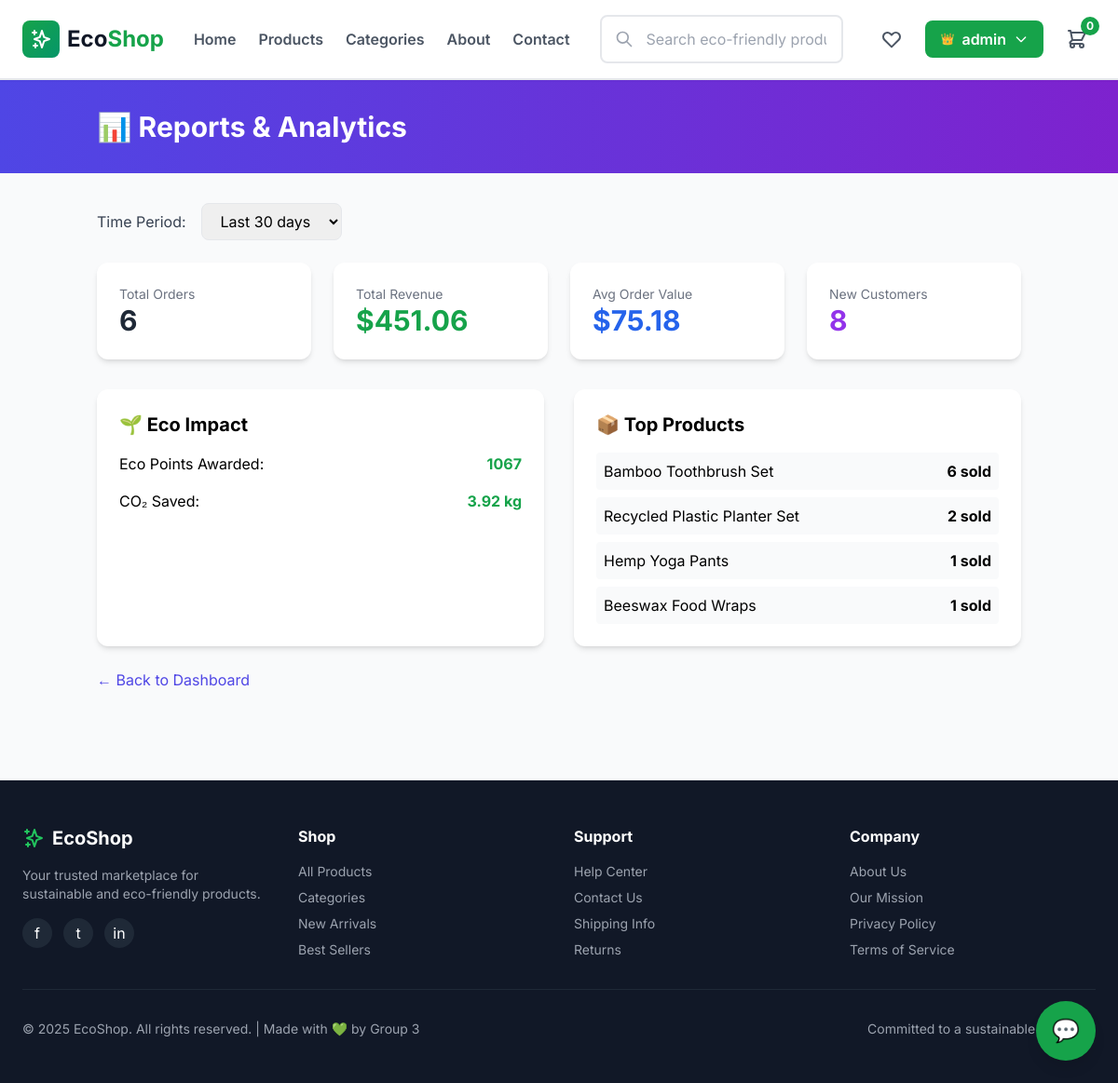
The app's page /accounts/management/reports/ (signed in) with its own data.
### accounts/models.py (models this page shows, shortened)
class User(AbstractUser):
    ROLE_ADMIN = 'admin'
    ROLE_SUPERVISOR = 'supervisor'
    ROLE_CUSTOMER = 'customer'
    ROLE_CHOICES = [
        (ROLE_ADMIN, 'Admin'),
        (ROLE_SUPERVISOR, 'Supervisor'),
        (ROLE_CUSTOMER, 'Customer'),
    ]
    role = models.CharField(
        max_length=20,
        choices=ROLE_CHOICES,
        default=ROLE_CUSTOMER,
        help_text='User role determines access permissions'
    )
    email = models.EmailField(unique=True)
    phone = models.CharField(max_length=15, blank=True, null=True)
    address = models.TextField(blank=True, null=True)
    city = models.CharField(max_length=100, blank=True, null=True)
    country = models.CharField(max_length=100, blank=True, null=True)
    postal_code = models.CharField(max_length=20, blank=True, null=True)
    eco_points = models.IntegerField(default=0)
    total_orders = models.IntegerField(default=0)
    co2_saved = models.DecimalField(max_digits=10, decimal_places=2, default=0.00)
    profile_picture = models.ImageField(upload_to='profile_pics/', blank=True, null=True)
    is_seller = models.BooleanField(default=False)
    created_at = models.DateTimeField(auto_now_add=True)
    updated_at = models.DateTimeField(auto_now=True)
    def is_admin(self):
        return self.role == self.ROLE_ADMIN
    def is_staff_member(self):
        return self.role in [self.ROLE_ADMIN, self.ROLE_SUPERVISOR]
    class Meta:
        verbose_name = 'User'
        verbose_name_plural = 'Users'
        ordering = ['-created_at']

### orders/models.py (models this page shows, shortened)
class OrderItem(models.Model):
    order = models.ForeignKey(Order, on_delete=models.CASCADE, related_name='items')
    product = models.ForeignKey(Product, on_delete=models.SET_NULL, null=True)
    product_name = models.CharField(max_length=255)  # Store name in case product is deleted
    product_price = models.DecimalField(max_digits=10, decimal_places=2)
    quantity = models.IntegerField(default=1)
    eco_score = models.IntegerField(default=0)
    class Meta:
        verbose_name = 'Order Item'
        verbose_name_plural = 'Order Items'

### accounts/views.py (the view)
# urls.py: path('management/reports/', views.reports_view, name='reports'),
@admin_required
def reports_view(request):
    days = int(request.GET.get('days', 30))
    start_date = timezone.now() - timedelta(days=days)
    orders_in_range = Order.objects.filter(created_at__gte=start_date)
    stats = {
        'total_orders': orders_in_range.count(),
        'total_revenue': orders_in_range.aggregate(total=Sum('total'))['total'] or Decimal('0.00'),
        'total_eco_points': orders_in_range.aggregate(total=Sum('eco_points_earned'))['total'] or 0,
        'total_co2_saved': orders_in_range.aggregate(total=Sum('co2_saved'))['total'] or Decimal('0.00'),
        'avg_order_value': orders_in_range.aggregate(avg=Avg('total'))['avg'] or Decimal('0.00'),
    }
    orders_by_status = orders_in_range.values('status').annotate(count=Count('id'))
    top_products = OrderItem.objects.filter(
        order__created_at__gte=start_date
    ).values('product_name').annotate(
        total_sold=Sum('quantity')
    ).order_by('-total_sold')[:10]
    new_users = User.objects.filter(
        created_at__gte=start_date,
        role=User.ROLE_CUSTOMER
    ).count()
    context = {
        'stats': stats,
        'orders_by_status': orders_by_status,
        'top_products': top_products,
        'new_users': new_users,
        'days': days,
    }
    return render(request, 'accounts/management/reports.html', context)

### templates/accounts/management/reports.html (shortened to what this page needs)
{% extends 'base.html' %}
{% block content %}
<div class="bg-gradient-to-r from-indigo-600 to-purple-700 py-8">
    <div class="container mx-auto px-4">
        <h1 class="text-3xl font-bold text-white">📊 Reports & Analytics</h1>
    </div>
</div>
<div class="container mx-auto px-4 py-8">
    <div class="mb-6">
        <form method="GET" class="flex gap-4 items-center">
            <span class="text-gray-700">Time Period:</span>
            <select name="days" class="px-4 py-2 border rounded-lg" onchange="this.form.submit()">
                <option value="30" {% if days == 30 %}selected{% endif %}>Last 30 days</option>
            </select>
        </form>
    </div>
    <div class="grid grid-cols-1 md:grid-cols-2 lg:grid-cols-4 gap-6 mb-8">
        <div class="bg-white rounded-xl shadow-md p-6">
            <p class="text-gray-500 text-sm">Total Orders</p>
            <p class="text-3xl font-bold text-gray-800">{{ stats.total_orders }}</p>
        </div>
        <div class="bg-white rounded-xl shadow-md p-6">
            <p class="text-gray-500 text-sm">Total Revenue</p>
            <p class="text-3xl font-bold text-green-600">${{ stats.total_revenue|floatformat:2 }}</p>
        </div>
        <div class="bg-white rounded-xl shadow-md p-6">
            <p class="text-gray-500 text-sm">Avg Order Value</p>
            <p class="text-3xl font-bold text-blue-600">${{ stats.avg_order_value|floatformat:2 }}</p>
        </div>
        <div class="bg-white rounded-xl shadow-md p-6">
            <p class="text-gray-500 text-sm">New Customers</p>
            <p class="text-3xl font-bold text-purple-600">{{ new_users }}</p>
        </div>
    </div>
    <div class="grid grid-cols-1 lg:grid-cols-2 gap-8">
        <div class="bg-white rounded-xl shadow-md p-6">
            <h3 class="font-bold text-xl mb-4">🌱 Eco Impact</h3>
            <div class="space-y-4">
                <div class="flex justify-between"><span>Eco Points Awarded:</span><span class="font-bold text-green-600">{{ stats.total_eco_points }}</span></div>
                <div class="flex justify-between"><span>CO₂ Saved:</span><span class="font-bold text-green-600">{{ stats.total_co2_saved|floatformat:2 }} kg</span></div>
            </div>
        </div>
        <div class="bg-white rounded-xl shadow-md p-6">
            <h3 class="font-bold text-xl mb-4">📦 Top Products</h3>
            <div class="space-y-2">
                {% for product in top_products %}
                <div class="flex justify-between p-2 bg-gray-50 rounded">
                    <span>{{ product.product_name|truncatechars:30 }}</span>
                    <span class="font-bold">{{ product.total_sold }} sold</span>
                </div>
                {% empty %}
                <p class="text-gray-500">No data available</p>
                {% endfor %}
            </div>
        </div>
    </div>
    <a href="{% url 'accounts:management_dashboard' %}" class="inline-block mt-6 text-indigo-600 hover:underline">← Back to Dashboard</a>
</div>
{% endblock %}

### templates/base.html (shortened to what this page needs)
{% load static %}
<!DOCTYPE html>
<html lang="en">
<head>
    <script src="https://cdn.tailwindcss.com"></script>
</head>
<div id="chatbot-container" class="fixed bottom-6 right-6 z-50">
    <button id="chat-toggle" class="bg-green-600 text-white w-16 h-16 rounded-full shadow-lg hover:bg-green-700 transition flex items-center justify-center text-2xl">
        💬
    </button>
</div>
<body class="bg-gray-50">
    <nav class="bg-white border-b-2 border-gray-200 sticky top-0 z-50 shadow-sm">
        <div class="max-w-7xl mx-auto px-6 py-4">
            <div class="flex items-center justify-between">
                <div class="flex items-center gap-8">
                    <a href="{% url 'core:home' %}" class="flex items-center gap-2 hover:opacity-80 transition-opacity">
                        <div class="bg-gradient-to-br from-green-600 to-emerald-600 p-2 rounded-lg">
                            <svg xmlns="http://www.w3.org/2000/svg" class="h-6 w-6 text-white" fill="none" viewBox="0 0 24 24" stroke="currentColor">
                                <path stroke-linecap="round" stroke-linejoin="round" stroke-width="2" d="M5 3v4M3 5h4M6 17v4m-2-2h4m5-16l2.286 6.857L21 12l-5.714 2.143L13 21l-2.286-6.857L5 12l5.714-2.143L13 3z" />
                            </svg>
                        </div>
                        <span class="text-2xl font-bold text-gray-900">Eco<span class="text-green-600">Shop</span></span>
                    </a>
                    <div class="hidden md:flex gap-6">
                        <a href="{% url 'core:home' %}" class="text-gray-600 hover:text-green-600 font-semibold transition-colors">Home</a>
                        <a href="{% url 'products:product_list' %}" class="text-gray-600 hover:text-green-600 font-semibold transition-colors">Products</a>
                        <a href="{% url 'products:category_list' %}" class="text-gray-600 hover:text-green-600 font-semibold transition-colors">Categories</a>
                        <a href="{% url 'core:about' %}" class="text-gray-600 hover:text-green-600 font-semibold transition-colors">About</a>
                        <a href="{% url 'core:contact' %}" class="text-gray-600 hover:text-green-600 font-semibold transition-colors">Contact</a>
                    </div>
                </div>
                <div class="flex-1 max-w-xl mx-8">
                    <form action="{% url 'products:search' %}" method="get" class="relative">
                        <input type="text" name="query" placeholder="Search eco-friendly products..."
                               class="w-full px-4 py-3 pl-12 rounded-lg border-2 border-gray-200 focus:border-green-500 focus:outline-none">
                        <svg xmlns="http://www.w3.org/2000/svg" class="h-5 w-5 text-gray-400 absolute left-4 top-1/2 -translate-y-1/2" fill="none" viewBox="0 0 24 24" stroke="currentColor">
                            <path stroke-linecap="round" stroke-linejoin="round" stroke-width="2" d="M21 21l-6-6m2-5a7 7 0 11-14 0 7 7 0 0114 0z" />
                        </svg>
                    </form>
                </div>
                <div class="flex items-center gap-4">
                    {% if user.is_authenticated %}
                        <a href="{% url 'products:wishlist' %}" class="p-2 hover:bg-gray-100 rounded-lg transition-all">
                        </a>
                        <div class="relative group">
                            <button class="flex items-center gap-2 px-4 py-2 bg-green-600 text-white rounded-lg hover:bg-green-700 transition-all">
                                {% if user.role == 'admin' %}
                                <span class="text-xs">👑</span>
                                {% elif user.role == 'supervisor' %}
                                <span class="text-xs">👔</span>
                                {% else %}
                                <svg xmlns="http://www.w3.org/2000/svg" class="h-5 w-5" fill="none" viewBox="0 0 24 24" stroke="currentColor">
                                    <path stroke-linecap="round" stroke-linejoin="round" stroke-width="2" d="M16 7a4 4 0 11-8 0 4 4 0 018 0zM12 14a7 7 0 00-7 7h14a7 7 0 00-7-7z" />
                                </svg>
                                {% endif %}
                                <span class="font-semibold">{{ user.username }}</span>
                                <svg xmlns="http://www.w3.org/2000/svg" class="h-4 w-4" fill="none" viewBox="0 0 24 24" stroke="currentColor">
                                    <path stroke-linecap="round" stroke-linejoin="round" stroke-width="2" d="M19 9l-7 7-7-7" />
                                </svg>
                            </button>
                        </div>
                    {% else %}
                        <a href="{% url 'accounts:login' %}" class="text-gray-600 hover:text-green-600 font-semibold">Login</a>
                        <a href="{% url 'accounts:register' %}" class="px-4 py-2 bg-green-600 text-white rounded-lg hover:bg-green-700 transition-all font-semibold">Sign Up</a>
                    {% endif %}
                    <a href="{% url 'orders:cart' %}" class="relative p-2 hover:bg-gray-100 rounded-lg transition-all">
                        <span class="absolute -top-1 -right-1 bg-green-600 text-white text-xs font-bold w-5 h-5 rounded-full flex items-center justify-center">
                            {{ cart_count|default:0 }}
                        </span>
                    </a>
                </div>
            </div>
        </div>
    </nav>
    <main>
        {% block content %}{% endblock %}
    </main>
    <footer class="bg-gray-900 text-white mt-16">
        <div class="max-w-7xl mx-auto px-6 py-12">
            <div class="grid grid-cols-4 gap-8 mb-8">
                <div>
                    <div class="flex items-center gap-2 mb-4">
                        <svg xmlns="http://www.w3.org/2000/svg" class="h-6 w-6 text-green-500" fill="none" viewBox="0 0 24 24" stroke="currentColor">
                            <path stroke-linecap="round" stroke-linejoin="round" stroke-width="2" d="M5 3v4M3 5h4M6 17v4m-2-2h4m5-16l2.286 6.857L21 12l-5.714 2.143L13 21l-2.286-6.857L5 12l5.714-2.143L13 3z" />
                        </svg>
                        <span class="text-xl font-bold">EcoShop</span>
                    </div>
                    <p class="text-gray-400 text-sm mb-4">
                        Your trusted marketplace for sustainable and eco-friendly products.
                    </p>
                    <div class="flex gap-3">
                        <div class="w-8 h-8 bg-gray-800 rounded-full flex items-center justify-center hover:bg-green-600 cursor-pointer transition-all">f</div>
                        <div class="w-8 h-8 bg-gray-800 rounded-full flex items-center justify-center hover:bg-green-600 cursor-pointer transition-all">t</div>
                        <div class="w-8 h-8 bg-gray-800 rounded-full flex items-center justify-center hover:bg-green-600 cursor-pointer transition-all">in</div>
                    </div>
                </div>
                <div>
                    <h4 class="font-bold mb-4">Shop</h4>
                    <ul class="space-y-2 text-gray-400 text-sm">
                        <li><a href="{% url 'products:product_list' %}" class="hover:text-white cursor-pointer">All Products</a></li>
                        <li><a href="{% url 'products:category_list' %}" class="hover:text-white cursor-pointer">Categories</a></li>
                        <li><a href="{% url 'products:product_list' %}" class="hover:text-white cursor-pointer">New Arrivals</a></li>
                        <li><a href="{% url 'products:product_list' %}" class="hover:text-white cursor-pointer">Best Sellers</a></li>
                    </ul>
                </div>
                <div>
                    <h4 class="font-bold mb-4">Support</h4>
                    <ul class="space-y-2 text-gray-400 text-sm">
                        <li><a href="{% url 'core:about' %}" class="hover:text-white cursor-pointer">Help Center</a></li>
                        <li><a href="{% url 'core:contact' %}" class="hover:text-white cursor-pointer">Contact Us</a></li>
                        <li><a href="#" class="hover:text-white cursor-pointer">Shipping Info</a></li>
                        <li><a href="#" class="hover:text-white cursor-pointer">Returns</a></li>
                    </ul>
                </div>
                <div>
                    <h4 class="font-bold mb-4">Company</h4>
                    <ul class="space-y-2 text-gray-400 text-sm">
                        <li><a href="{% url 'core:about' %}" class="hover:text-white cursor-pointer">About Us</a></li>
                        <li><a href="{% url 'core:about' %}" class="hover:text-white cursor-pointer">Our Mission</a></li>
                        <li><a href="#" class="hover:text-white cursor-pointer">Privacy Policy</a></li>
                        <li><a href="#" class="hover:text-white cursor-pointer">Terms of Service</a></li>
                    </ul>
                </div>
            </div>
            <div class="border-t border-gray-800 pt-8 flex justify-between items-center text-sm text-gray-400">
                <p>© 2025 EcoShop. All rights reserved. | Made with 💚 by Group 3</p>
                <p>Committed to a sustainable future 🌍</p>
            </div>
        </div>
    </footer>
</body>
</html>

### records on screen
User: username "admin"
OrderItem: product_name "Hemp Yoga Pants", total_sold "1"
OrderItem: product_name "Beeswax Food Wraps", total_sold "1"

### other values on screen
{{ cart_count|default:0 }} "0"
{{ stats.total_orders }} "6"
{{ stats.total_revenue|floatformat:2 }} "451.06"
{{ stats.avg_order_value|floatformat:2 }} "75.18"
{{ new_users }} "8"
{{ stats.total_eco_points }} "1067"
{{ stats.total_co2_saved|floatformat:2 }} "3.92"
{{ product.product_name|truncatechars:30 }} "Bamboo Toothbrush Set" "Recycled Plastic Planter Set"
{{ product.total_sold }} "6" "2"
